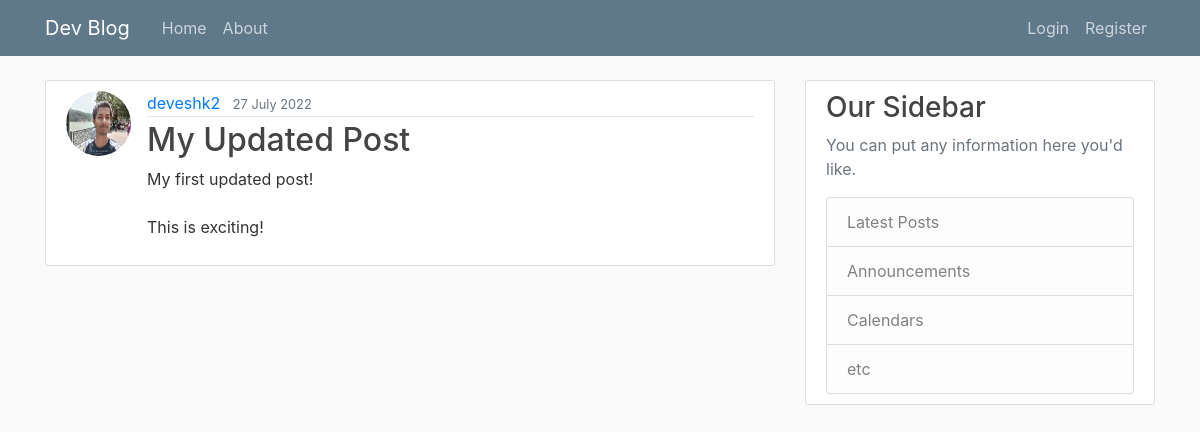
Screenshot of /post/3 with the database file from the repository.
### FlaskBlog/models.py (models this page shows, shortened)
class User(db.Model, UserMixin):
    id = db.Column(db.Integer, primary_key=True)
    username = db.Column(db.String(20), unique=True, nullable=False)
    email = db.Column(db.String(120), unique=True, nullable=False)
    image_file = db.Column(db.String(120), nullable=False, default="default.jpg")
    password = db.Column(db.String(60), nullable=False)
    posts = db.relationship("Post", backref="author", lazy=True)

class Post(db.Model):
    id = db.Column(db.Integer, primary_key=True)
    title = db.Column(db.String(100), nullable=False)
    date_posted = db.Column(db.DateTime, nullable=False, default=date.today())
    content = db.Column(db.Text, nullable=False)
    user_id = db.Column(db.Integer, db.ForeignKey("user.id"), nullable=False)

### FlaskBlog/Posts/route.py (the view)
@posts.route("/post/<int:post_id>")
def my_post(post_id):
    post = Post.query.get_or_404(post_id)
    return render_template("post.html", title=post.title, post=post)

### FlaskBlog/templates/post.html (shortened to what this page needs)
{% extends "layout.html" %}
{% block content %}
<article class="media content-section">
    <img class="rounded-circle article-img"
         src="{{ url_for('static', filename='profile_pics/' + post.author.image_file) }}">
    <div class="media-body">
        <div class="article-metadata">
            <a class="mr-2" href="{{ url_for('users.user_posts', username=post.author.username) }}">{{ post.author.username }}</a>
            <small class="text-muted">{{ post.date_posted.strftime("%d %B %Y") }}</small>
        </div>
        <h2 class="article-title">{{ post.title }}</h2>
        <p class="article-content">{{ post.content }}</p>
    </div>
</article>
{% endblock content %}

### FlaskBlog/static/main.css (style rules this page uses)
body { background: #fafafa; color: #333333; margin-top: 5rem; }
h1, h2, h3, h4, h5, h6 { color: #444444; }
.content-section { background: #ffffff; padding: 10px 20px; border: 1px solid #dddddd; border-radius: 3px; margin-bottom: 20px; }
.article-title { color: #444444; }
.article-content { white-space: pre-line; }
.article-img { height: 65px; width: 65px; margin-right: 16px; }
.article-metadata { padding-bottom: 1px; margin-bottom: 4px; border-bottom: 1px solid #e3e3e3 }

### rows the page displays
User: image_file (picture), author.username "deveshk2"
Post: date_posted "27 July 2022", title "My Updated Post", content "My first updated post! This is exciting!"
